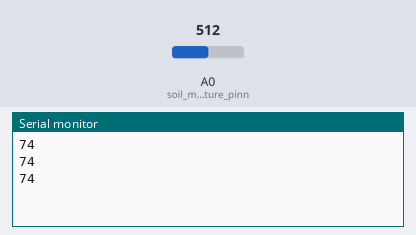
The sketch below on a simulated Arduino Uno, built with avr-gcc and run on an emulated ATmega328P. Parts: the last lines printed to the serial monitor. The inputs (shaded band) are chosen by the test bench; at power-on: A0 (soil_moisture_pinn) = 512.

Above: at 1.3 s.
1.4 s: A0 (soil_moisture_pinn) set to 716
At 1.9 s:
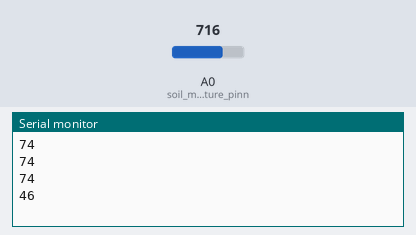
2.9 s: A0 (soil_moisture_pinn) set to 900
At 3.4 s:
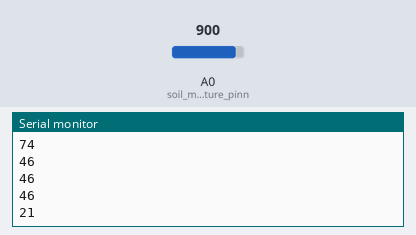
Timing chart, 0 to 5.9 s (numbered marks = the images above; inputs shaded):
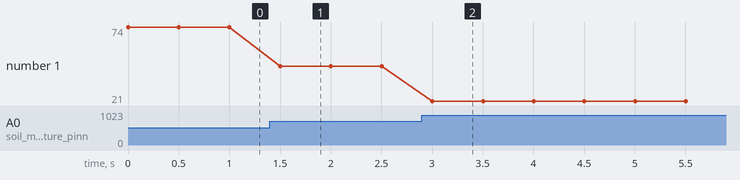

Measured:
- after the input at 1.4 s, the serial monitor: prints a new line after 0.10 s (image 1)
- after the input at 2.9 s, the serial monitor: prints a new line after 0.10 s (image 2)
- plotted number 1: 74 → 46 after the input at 1.4 s, 46 → 21 after the input at 2.9 s

The sketch:

moistureserial.ino
```cpp
#include <ArduinoJson.h>

#define soil_moisture_pinn A0

void setup() {
  Serial.begin(9600);

}

void loop() {
  int val = analogRead(soil_moisture_pinn);
  // int soil_moisture_pin = map(val, 2400, 4095, 100, 0);
  int soil_moisture_pin = map(val, 320, 1050, 100, 0);

  int time = 0;
  char snum[5];

  //JsonDocument doc;
  //doc[itoa(0, snum, 10)] = analogRead(soil_moisture_pin);
  // Serial.println(val);
  Serial.println(soil_moisture_pin);
  delay(500);
  //serializeJson(doc, Serial);
}
```
